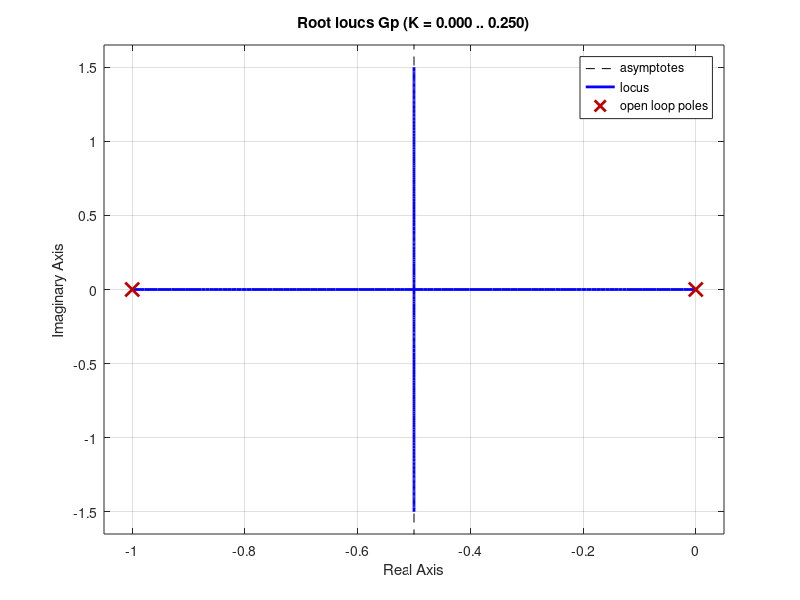

This chart was generated by the following MATLAB code: (Note: this script raises an error after producing the figure.)
% ejemplo G(s) = 10/(s*(s+1))
% Requerimientos
Z = 0.5;
wn = 3;
% 1. Polos dominantes
% polinomio de la ecuacion caracteristica>
pec = [1,2*Z*wn,wn^2];
pd = roots(pec);
pd1=(pd(1))

% 2. Verificar si solo con K
Gp = tf(10,conv([1,0],[1,1]))

% Lugar de las raices
rlocus(Gp)

% resultado paso 2, no se puede.


% 3. Calcular deficiencia de angulo
syms s
gp =10/(s*(s+1))
gp_pd1 = subs(gp,s,pd1)% sustituy s por pd1
gp_pd1 = double(gp_pd1)% cambia simbolico a numero
agp = angle(gp_pd1)*180/pi

phi = 180-agp % deficiencia de angulo

% 4. Calcular polo y cero
% metodo 2
sz=1;
% angulo de monomio numerador del controlador
gcnum=(s+sz)
agcnum=double(angle(subs(gcnum,s,pd1)))*180/pi
agcden = agcnum - phi
sp = imag(pd1)/tand(agcden)-real(pd1)

gc = (s+sz)/(s+sp)
agc = double(angle(subs(gc,s,pd1)))*180/pi

ag = double(angle(subs(gc*gp,s,pd1)))*180/pi

% 5. Calcular Kc
% funcion de transferencia de lazo abierto

numla=conv(10,[1,sz]);
denla=conv(conv([1,0],[1,1]),[1,sp])
gla = tf(numla,denla)

rlocus(gla)
Kc = 0.9;






